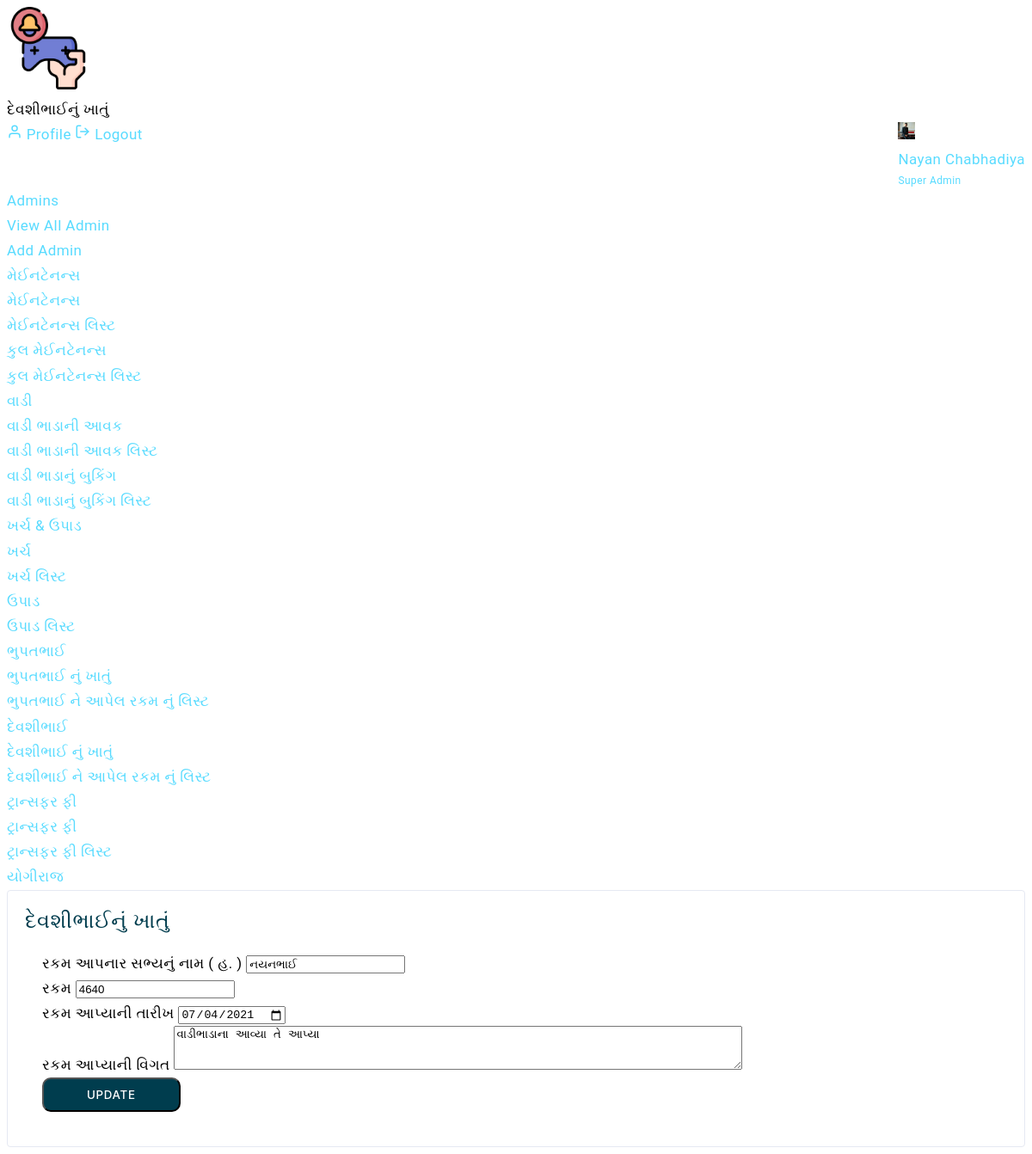
The page /admin/update_devashibhai.php?id=9 (signed in) on the database its author committed.
### tables this page shows
CREATE TABLE `devashibhai` (
  `id` int(11) NOT NULL,
  `name` varchar(255) NOT NULL,
  `amount` int(11) NOT NULL,
  `amount_date` date NOT NULL,
  `description` varchar(255) NOT NULL
);

### admin/update_devashibhai.php (the view, shortened to what this page needs)
<?php
include "../connection.php";
$admin_profile = $_SESSION['admin_email'];
  $admin_query = "SELECT * FROM admin WHERE email='$admin_profile'";
  $admin_data = mysqli_query($conn,$admin_query);
  $admin_result = mysqli_fetch_assoc($admin_data);
  $id = $_GET['id'];
  $devashibhai_select_query = "SELECT * FROM devashibhai WHERE id='$id'";
  $devashibhai_data = mysqli_query($conn,$devashibhai_select_query);
  $devashibhai_result = mysqli_fetch_assoc($devashibhai_data);
?>
<?php include "includes/admin_top.php"; ?>
<div class="header">
    <div class="header-content">
        <nav class="navbar navbar-expand">
            <div class="collapse navbar-collapse justify-content-between">
                <div class="header-left">
                    <div class="dashboard_bar">
                        દેવશીભાઈનું ખાતું
                    </div>
                </div>
                <ul class="navbar-nav header-right">
                    <li class="nav-item dropdown header-profile">
                        <a class="nav-link" href="#" role="button" data-toggle="dropdown">
                            <img src="<?php echo $admin_result['profile_pic']; ?>" width="20" alt=""/>
                            <div class="header-info">
                                 <span><?php echo $admin_result['name']; ?></span>
                                 <small>Super Admin</small>
                            </div>
                        </a>
                        <div class="dropdown-menu dropdown-menu-right">
                            <a href="admin-profile.php" class="dropdown-item ai-icon">
                                <span class="ml-2">Profile </span>
                            </a>
                            <a href="../logout.php" class="dropdown-item ai-icon">
                                <span class="ml-2">Logout </span>
                            </a>
                        </div>
                    </li>
                </ul>
            </div>
        </nav>
    </div>
</div>
    <?php include 'includes/admin_sidebar.php'; ?>
<div class="content-body">
    <div class="container-fluid">
      <div class="col-xxl-12">
        <div class="row">
          <div class="col-lg-8">
            <div class="game card card-body px-3 pt-3 pb-0">
              <div class="game-head">
                <h4 class="text-primary mb-0">દેવશીભાઈનું ખાતું</h4>
                  <div class="card-body pr-2 pl-2">
                    <form  method="post">
                      <div class="form-row">
                        <div class="form-group col-md-4">
                            <label>રકમ આપનાર સભ્યનું નામ ( હ. )</label>
                            <input type="text" class="form-control" name="name" value="<?php echo $devashibhai_result['name'];?>" required>
                        </div>
                        <div class="form-group col-md-4">
                          <label>રકમ</label>
                          <input type="text" class="form-control" name="amount" value="<?php echo $devashibhai_result['amount'];?>" required>
                        </div>
                        <div class="form-group col-md-4">
                          <label>રકમ આપ્યાની તારીખ</label>
                          <input type="date" class="form-control" name="date" value="<?php echo $devashibhai_result['amount_date'];?>" required>
                        </div>
                      </div>
                        <div class="form-row">
                          <div class="form-group col-md-12">
                              <label> રકમ આપ્યાની વિગત  </label>
                              <textarea class="form-control" name="description" rows="3" cols="80"><?php echo $devashibhai_result['description'];?></textarea>
                          </div>
                        </div>
                        <button class="btn btn-primary" type="submit" name="update_devashibhai">UPDATE</button>
                    </form>
                  </div>
              </div>
            </div>
          </div>
        </div>
      </div>
    </div>
</div>
</div>
</body>
</html>

### rows shown on the page
devashibhai: name "નયનભાઈ", amount "4640", date "07/04/2021", description "વાડીભાડાના આવ્યા તે આપ્યા"

### other values the page prints
$admin_result['name'] "Nayan Chabhadiya"
